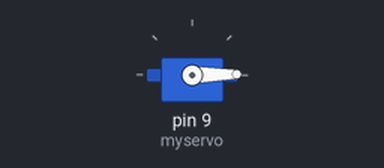
The sketch below on a simulated Arduino Uno, built with avr-gcc and run on an emulated ATmega328P. Shown: servo.

Above: at 0.05 s.
At 5.0 s:
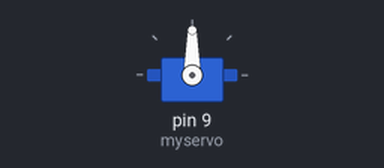
At 10.0 s:
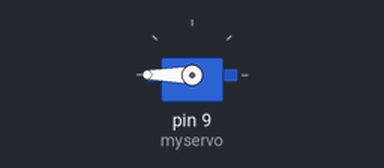
Timing chart, 0 to 13.0 s (numbered marks = the images above):
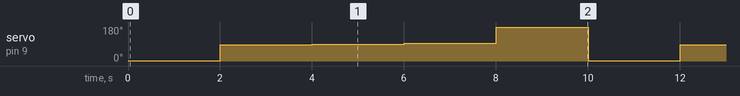

The sketch:

servo360.ino
```cpp
#include <Servo.h>
Servo myservo;

void setup() {
  myservo.attach(9); // Attach the servo to pin 9
}

void loop() {
myservo.write(1); //  fast / counter-clockwise
delay (2000);

myservo.write(87); // slow / counter-clockwise
delay (2000);

myservo.write(90); //////////////////////////// stop the motor
delay (2000);

myservo.write(93); //  slow / counter-clockwise
delay (2000);

myservo.write(180); //  slow / counter-clockwise
delay (2000);
}
```

Measured:
- by itself, servo on pin 9 (myservo): repeats every 10.0 s: 90° 2.0 s, 93° 2.0 s, 180° 2.0 s, 1° 2.0 s, 87° 2.0 s
